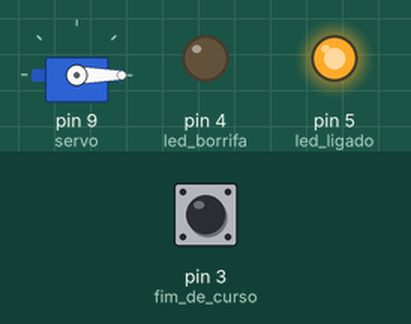
This sketch was run on a simulated Arduino Uno, built with avr-gcc and run on an emulated ATmega328P. On the bench: servo, output pins drawn as LEDs (lit = HIGH). The test bench sets the inputs (shaded band); at power-on: pin 3 (fim_de_curso) HIGH.

Above: at 1.2 s.
1.3 s: pin 3 (fim_de_curso) pulled LOW for 0.15 s
At 1.7 s:
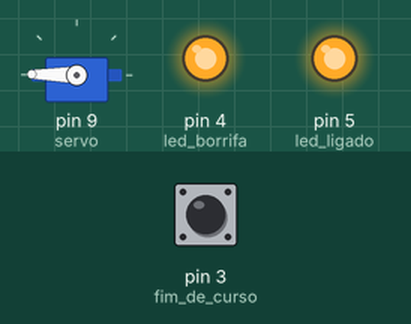
Timing chart, 0 to 4.3 s (numbered marks = the images above; inputs shaded):
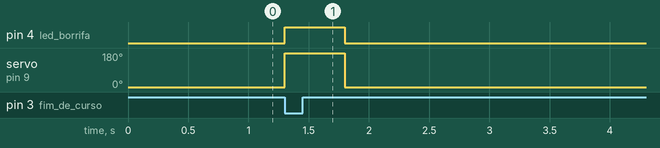

Measured:
- after the input at 1.3 s, pin 4 (led_borrifa): LOW → HIGH at once, → LOW 0.50 s later; servo on pin 9 (servo): 0° → 179° at once, → 0° 0.50 s later

The sketch:

code.ino
```cpp
  #include <Servo.h>

#define servo 9
#define fim_de_curso 3
#define led_ligado 5
#define led_borrifa 4

Servo myservo;
typedef enum state
{
  OFF,
  ON
}st;
int estado = OFF;
   // variable to store the servo position
void ativa()
{
  estado = ON;
}

void setup() {
  myservo.attach(servo);  // attaches the servo on pin 9 to the servo object
  pinMode(led_ligado, OUTPUT);
  pinMode(led_borrifa, OUTPUT);
  pinMode(fim_de_curso, INPUT_PULLUP);
  myservo.write(0);
  digitalWrite(led_ligado,HIGH);
  attachInterrupt (digitalPinToInterrupt(fim_de_curso),ativa,FALLING);
}


void loop() {
 //myservo.write(0);
   if(estado == ON)
   {
      digitalWrite(led_borrifa, HIGH);
      myservo.write(179);
      delay(500);
      digitalWrite(led_borrifa,LOW);
      estado = OFF;
   }

   /*for (pos = 0; pos <= 180; pos += 1) { // goes from 0 degrees to 180 degrees
    // in steps of 1 degree
    myservo.write(pos);              // tell servo to go to position in variable 'pos'
    delay(15);                       // waits 15 ms for the servo to reach the position
  }
  for (pos = 180; pos >= 0; pos -= 1) { // goes from 180 degrees to 0 degrees
    myservo.write(pos);              // tell servo to go to position in variable 'pos'
    delay(15);
  }       */
     myservo.write(0);
   //myservo.write(0);
}
```
